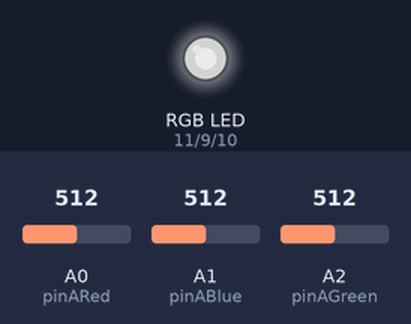
This sketch was run on a simulated Arduino Uno, built with avr-gcc and run on an emulated ATmega328P. Parts: an RGB LED mixed from three pins (HIGH = lit). The test bench sets the inputs (shaded band); at power-on: A0 (pinARed) = 512, A1 (pinABlue) = 512, A2 (pinAGreen) = 512. Dim RGB values are drawn brighter than linear; what the sketch prints to the serial monitor is not drawn.

Above: at 1.2 s.
1.3 s: A0 (pinARed) set to 716
At 1.7 s:
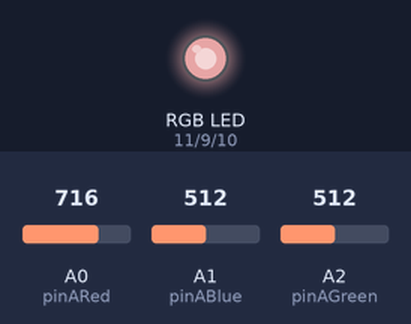
2.8 s: A1 (pinABlue) set to 716
At 3.4 s:
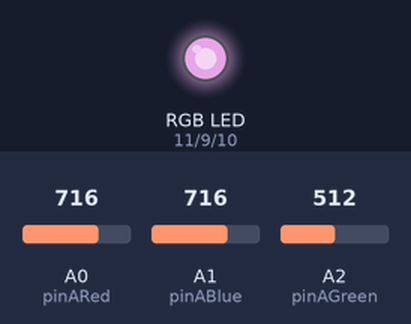
4.3 s: A2 (pinAGreen) set to 716
At 5.1 s:
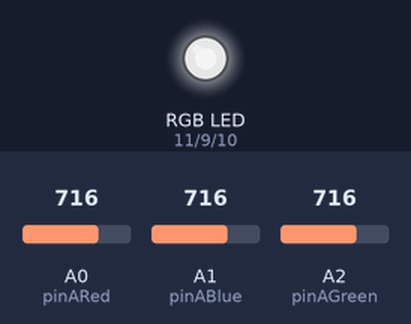
5.8 s: A0 (pinARed) set to 900
At 6.8 s:
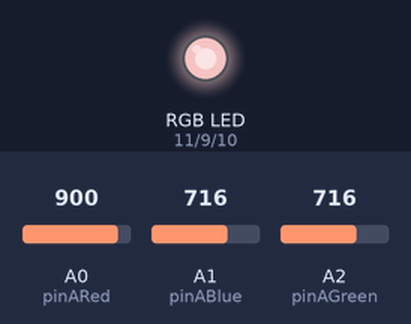
7.3 s: A1 (pinABlue) set to 900
At 8.5 s:
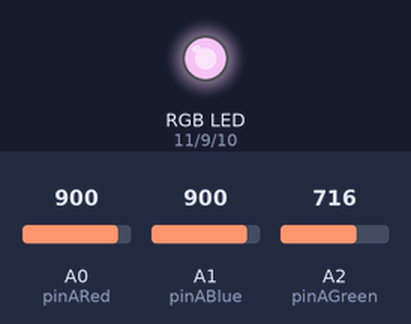
8.8 s: A2 (pinAGreen) set to 900
At 10.2 s:
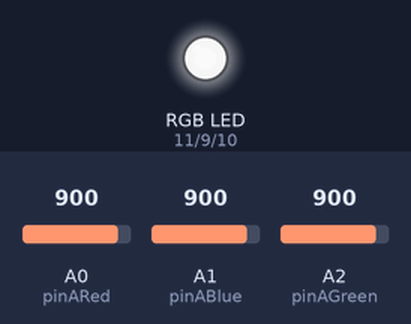
Timing chart, 0 to 11.3 s (numbered marks = the images above; inputs shaded):
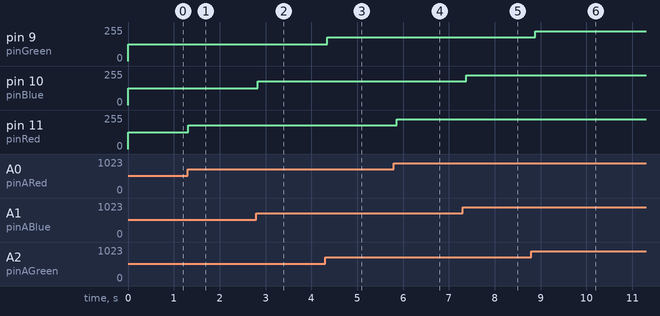

Measured:
- after the input at 1.3 s, pin 11 (pinRed): 127/255 → 178/255 at once
- after the input at 2.8 s, pin 10 (pinBlue): 127/255 → 178/255 at once
- after the input at 4.3 s, pin 9 (pinGreen): 127/255 → 178/255 at once
- after the input at 5.8 s, pin 11 (pinRed): 178/255 → 224/255 after 0.06 s
- after the input at 7.3 s, pin 10 (pinBlue): 178/255 → 224/255 after 0.07 s
- after the input at 8.8 s, pin 9 (pinGreen): 178/255 → 224/255 after 0.09 s

The sketch:

_4colores.ino
```cpp
int pinRed=11;
int pinBlue=10;
int pinGreen=9;

int pinARed=A0;
int pinABlue=A1;
int pinAGreen=A2;

void setup() {

 Serial.begin(9600);

}

void loop() {

  int PotR=analogRead(pinARed);
  int PotG=analogRead(pinAGreen);
  int PotB=analogRead(pinABlue);

  int valorRed=map(PotR,0,1023,0,255);
  int valorGreen=map(PotG,0,1023,0,255);
  int valorBlue=map(PotB,0,1023,0,255);


  analogWrite(pinRed,valorRed);
  analogWrite(pinGreen,valorGreen);
  analogWrite(pinBlue,valorBlue);


  Serial.print(valorRed);
  Serial.print(",");

  Serial.print(valorGreen);
  Serial.print(",");

  Serial.print(valorBlue);
  Serial.print(",");

  delay(100);

}
```
